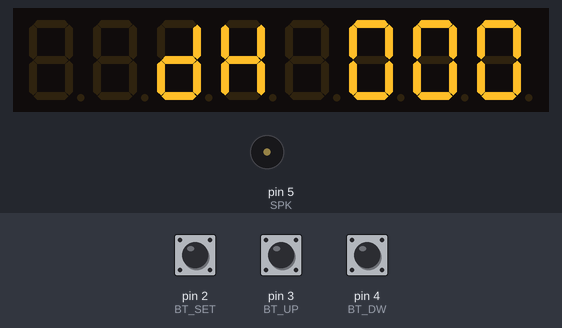
Simulated run of this sketch. Board: Arduino Uno, built with avr-gcc and run on an emulated ATmega328P. Parts: 8-digit seven-segment display, buzzer (waves = sounding). Inputs (shaded band) come from the test bench; at power-on: pin 2 (BT_SET) HIGH, pin 3 (BT_UP) HIGH, pin 4 (BT_DW) HIGH.

Above: at 1.2 s.
1.3 s: pin 2 (BT_SET) pulled LOW for 0.15 s
At 1.5 s:
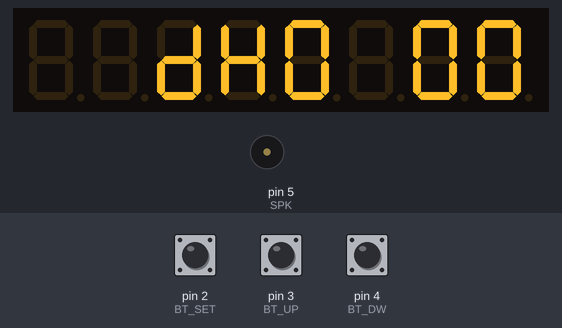
2.0 s: pin 3 (BT_UP) pulled LOW for 0.15 s
2.7 s: pin 2 (BT_SET) pulled LOW for 1 s
At 3.05 s:
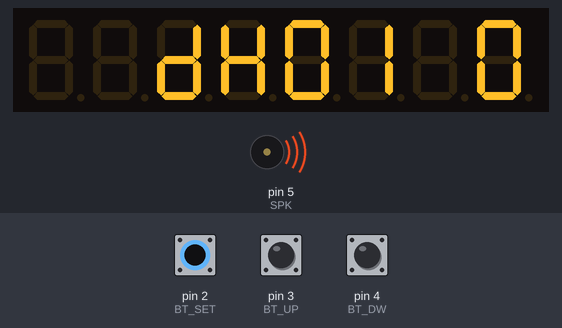
4.3 s: pin 4 (BT_DW) pulled LOW for 0.15 s
At 4.7 s:
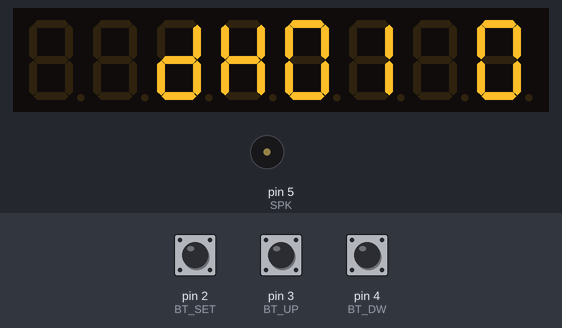
5.0 s: pin 3 (BT_UP) pulled LOW for 1 s
At 5.47 s:
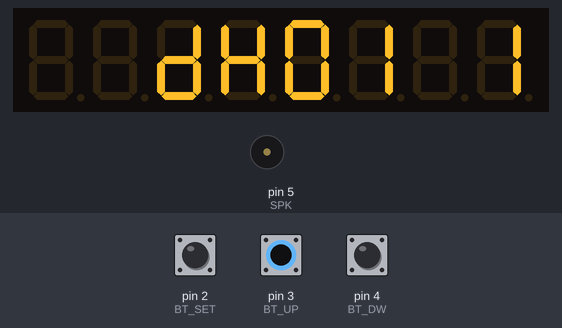
6.6 s: pin 4 (BT_DW) pulled LOW for 1 s
At 7.53 s:
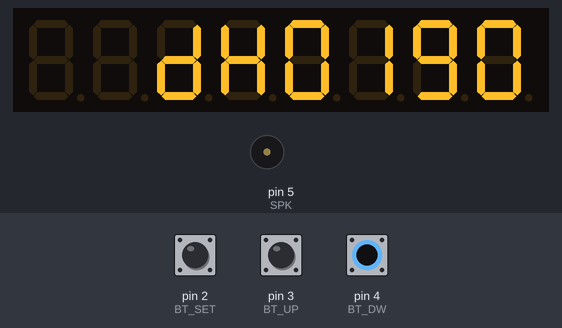
Timing chart, 0 to 9.2 s (numbered marks = the images above; inputs shaded):
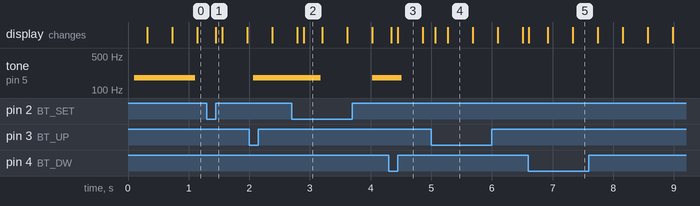

Measured:
- after the input at 1.3 s, the display: changes after 0.15 s (image 1)
- after the input at 2.7 s, the display: first differs from a run without the input after 0.20 s (image 2)
- after the input at 4.3 s, tone on pin 5 (SPK): 180 Hz → silent after 0.22 s; the display: first changes at once (image 3 shows a later state)
- after the input at 5.0 s, the display: first changes after 0.06 s (image 4 shows a later state)
- after the input at 6.6 s, the display: changes at once (image 5)
- what the display in image 4 shows lasts 0.4 s, from 5.3 s to 5.7 s

The sketch:

clock.ino
```cpp
#include <TimerOne.h>
#include <LedControl.h>

LedControl led(A3, A5, A4, 1);
const byte CI = 0, BT_SET = 2, BT_UP = 3, BT_DW = 4, SPK = 5;
byte sec = 0;

void setup() {
  led.shutdown(CI, false);
  led.setIntensity(CI, 8);
  for (byte i = 2; i < 5; i++) pinMode(i, INPUT_PULLUP);
  pinMode(SPK, OUTPUT);
  Timer1.initialize(1000000); //1 segundo
  Timer1.attachInterrupt(clk);
}

void loop() {
  ajust();
}

void ajust() {
  int h, m, al_h, al_m, ax_h = 0, ax_m = 0, mod = 3;
  bool pres = false, alarm = false;

  while (1) {
    if (alarm) {
      ax_h = al_h;
      ax_m = al_m;
    } else {
      ax_h = h;
      ax_m = m;
    }
    if (pres) {
      if (!digitalRead(BT_UP) and mod == 0) ax_h += 10;
      else if (!digitalRead(BT_DW) and mod == 0) ax_h -= 10;
      else if (!digitalRead(BT_UP) and mod == 1) ax_h +=  1;
      else if (!digitalRead(BT_DW) and mod == 1) ax_h -=  1;
      else if (!digitalRead(BT_UP) and mod == 2) ax_m += 10;
      else if (!digitalRead(BT_DW) and mod == 2) ax_m -= 10;
      else if (!digitalRead(BT_UP) and mod == 3) ax_m +=  1;
      else if (!digitalRead(BT_DW) and mod == 3) ax_m -=  1;
    }
    if (alarm) {
      al_h = ax_h;
      al_m = ax_m;
      Display(&al_h, &al_m, mod);
      led.setChar(CI, 4, 'A', 0);
      led.setChar(CI, 5, 'L', 0);
    } else {
      h = ax_h;
      m = ax_m;
      Display(&h, &m, mod);
      if (mod < 4) {
        led.setChar(CI, 4, 'H', 0);
        led.setChar(CI, 5, 'd', 0);
      }
    }
    if (!digitalRead(BT_SET) and pres) {
      if (mod-- == 0) {
        alarm = !alarm;
        if (alarm) mod = 3;
        else mod = 4;
      }
    }
    pres = true;

    //Verifica se há botões pressionados
    for (int i = 0; i < 3; i++) if (!digitalRead(i + 2)) pres = false;
    delay(100);
    if (al_m == m and al_h == h and (al_m or al_h) and mod == 4) alarme();

    if(m % 15 == 0){
            alarme();
        }else if(m % 30 == 0){
            alarme();
        }else if(h == 0){
            alarme();
        }

  }
}

void Display(int *h, int *m, int mod) {
  static int blk = 0;

  if (mod < 4) {
    if (++blk > 7) blk = 0;
  } else {
    blk = 0;
  }

  if (*h < 0) *h += 10 + (mod == 0) * 20;
  if (*m < 0) *m += 10 + (mod == 2) * 50;
  if (sec > 59) {
    sec = 0;
    *m += 1;
  }
  if (*m > 59) {
    *m = 0;
    *h += 1;
  }
  if (*h > 23) *h = 0;

  led.setDigit(CI, 0, *h / 10, 0);
  led.setDigit(CI, 1, *h % 10, 0);
  led.setDigit(CI, 2, *m / 10, 0);
  led.setDigit(CI, 3, *m % 10, 0);
  led.setDigit(CI, 4, sec / 10, 0);
  led.setDigit(CI, 5, sec % 10, 0);

  if (blk > 3)
    led.setChar(CI, mod, ' ', 0);
}

void clk() {
  sec++;
}

void alarme() {
  if (!(sec % 2)) tone(SPK, 180, 180);
}
```
